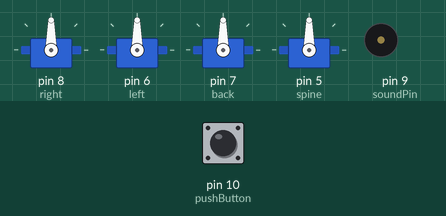
This sketch was run on a simulated Arduino Uno, built with avr-gcc and run on an emulated ATmega328P. Shown: 4 × servo, buzzer (waves = sounding). Inputs (shaded band) come from the test bench; at power-on: pin 10 (pushButton) LOW. Random numbers use the default seed unless the sketch sets one.

Above: at 1.2 s.
1.3 s: pin 10 (pushButton) pulled HIGH for 1 s
At 1.8 s:
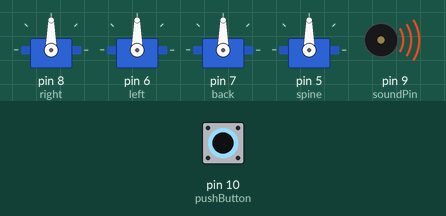
7.3 s: pin 10 (pushButton) pulled HIGH for 3.2 s
At 11.6 s:
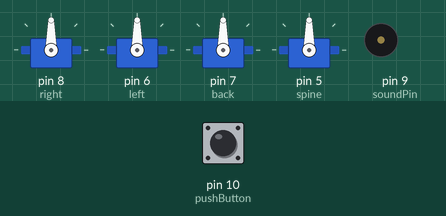
Timing chart, 0 to 13.1 s (numbered marks = the images above; inputs shaded):
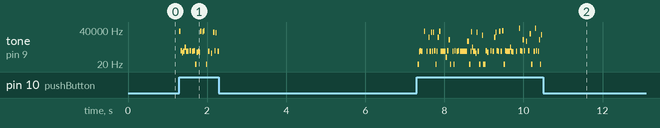

Measured:
- after the input at 1.3 s, tone on pin 9 (soundPin): plays 29440 Hz for 0.03 s, 388 Hz for 0.04 s, 256 Hz for 0.03 s, 338 Hz for 0.04 s, 848 Hz for 0.03 s, 338 Hz for 0.03 s … (25 notes in this stretch), starting at once
- after the input at 7.3 s, tone on pin 9 (soundPin): plays 7 Hz for 0.03 s, 294 Hz for 0.02 s, 390 Hz for 0.03 s, 356 Hz for 0.03 s, 28672 Hz for 0.03 s, 344 Hz for 0.02 s … (84 notes in this stretch), starting at once

The sketch:

full_1.ino
```cpp
// standging and sitting, pretty smooth
//perhaps a walking cycle


#include <Servo.h>      // include the servo library
#include "pitches.h"

int freqs[] = {
  18, 20, 40, 94, 220, 208, 233, 247, 262,
  277, 294, 311, 330, 331, 332, 333,
  330,331,332,333,334,335,336,337,338,339,
  340,341,342,343,344,34330,331,332,333,334,
  335,336,337,338,339,340,341,342,343,344,345,
  346,347,348,349,350,351,352,353,354,355,356,
  357,358,359,360,361,362,363,364,365,366,367,
  368,369,370,371,372,373,374,375,376,377,378,
  379,380,381,382,383,384,385,386,387,388,389,
  390,391,392,393,394};

#define pushButton 10
#define soundPin 9

long constant = 30000;
int notelength = 20;

Servo right;
Servo left;
Servo back;
Servo spine;

int angle = 90;
int backAngle = 70;
int limit = 45;
int spineAngle = 90;
int spineLimit = 45;

boolean start = true;
boolean offset = false;

int d = 250;

void setup() {
  Serial.begin(9600);       // initialize serial communications

  right.attach(8);
  left.attach(6);
  back.attach(7);
  spine.attach(5);

  pinMode(soundPin, OUTPUT);
  pinMode(pushButton, INPUT);

}

void loop()
{

  int buttonState = digitalRead(pushButton);
  if (buttonState == 1) {
    tone(soundPin, freqs[random(sizeof(freqs))], 40);
    delay(random(20, 40));
  }

  if (start) {
    left.write(90);
    right.write(90);
    back.write(90);
    start = false;
  }

  if ( Serial.available()) {
    char ch = Serial.read();

    switch(ch) {

    case 'w':
      if (angle < angle + limit) {
        angle += 10;
        writeServo(left, angle);
        writeServo(right, 180-angle);
      }
      break;

    case 's':
      if (angle > limit) {
        angle -= 10;
        writeServo(left, angle);
        writeServo(right, 180-angle);
      }
      break;

    case 'd':
      if(backAngle < backAngle + limit) {
        backAngle += 10;
        writeServo(back, backAngle);
      }
      break;

    case 'f':
      if (backAngle > limit) {
        backAngle -= 10;
        writeServo(back, backAngle);
      }
      break;

    case 'e':
      Serial.println("walk");
      walk(left);
      delay(40);
      walk(right);
      break;
    case 'r':
      Serial.println("two");
      twoWalk(right, left);
      break;
    case 't':
      Serial.println("2");
      twoWalk2(right, left);
      break;
    case 'k':
      if (spineAngle < spineAngle + spineLimit) {
        spineAngle += 4;
        writeServo(spine, spineAngle);
      }
      break;
    case 'l':
      if (spineAngle > spineAngle - spineLimit) {
        spineAngle -= 4;
        writeServo(spine, spineAngle);
      }
      break;
    }
  }
}

void writeServo(Servo _s, int _a) {
  Servo s = _s;
  int a = _a;
  s.write(a);
  delay(10);
}

void walk(Servo _s) {
  Servo s = _s  ;
  //delay between servo moves
  int d = 10;
  int r = 4;
  int t = 10;

  for (int i = 1; i < t; i++) {
    angle += r;
    s.write(angle);
    delay(d);
  }
  for (int i = 1; i < t; i++) {
    angle -= r;
    s.write(angle);
    delay(d);
  }
}

void twoWalk(Servo _r, Servo _l) {
  int d = 20;
  int r = 3;
  int t = 8;
  int w = 50;

  Servo right = _r;
  Servo left = _l;

  for (int i = 1; i < t; i++) {
    angle += r;
    right.write(180-angle);
    delay(d);
  }
  angle = angle - r*t;
  delay(w);
  for (int i = 1; i < t; i++) {
    angle += r;
    left.write(angle);
    delay(d);
  }
  angle = angle - r*t;
  delay(w);
  for (int i = 1; i < t; i++) {
    angle -= r;
    right.write(180-angle);
    delay(d);
  }
  angle = angle + r*t;
  delay(w);
  for (int i = 1; i < t; i++) {
    angle -= r;
    left.write(angle);
    delay(d);
  }
  angle = angle + r*t;
  delay(w);

}

void twoWalk2(Servo _r, Servo _l) {
  int d = 20;
  int r = 3;
  int t = 8;
  int w = 50;

  Servo right = _r;
  Servo left = _l;

  for (int i = 1; i < t; i++) {
    angle -= r;
    right.write(180-angle);
    delay(d);
  }
  angle = angle + r*t;
  delay(w);
  for (int i = 1; i < t; i++) {
    angle -= r;
    left.write(angle);
    delay(d);
  }
  angle = angle + r*t;
  delay(w);

  for (int i = 1; i < t; i++) {
    angle += r;
    right.write(180-angle);
    delay(d);
  }
  angle = angle - r*t;
  delay(w);
  for (int i = 1; i < t; i++) {
    angle += r;
    left.write(angle);
    delay(d);
  }
  angle = angle - r*t;
  delay(w);
}
```

pitches.h
```cpp
/*************************************************
* Public Constants
*************************************************/

/*************************************************
* Public Constants
*************************************************/

 #define NOTE_B0  31
 #define NOTE_C1  33
 #define NOTE_CS1 35
 #define NOTE_D1  37
 #define NOTE_DS1 39
 #define NOTE_E1  41
 #define NOTE_F1  44
 #define NOTE_FS1 46
 #define NOTE_G1  49
 #define NOTE_GS1 52
 #define NOTE_A1  55
 #define NOTE_AS1 58
 #define NOTE_B1  62
 #define NOTE_C2  65
 #define NOTE_CS2 69
 #define NOTE_D2  73
 #define NOTE_DS2 78
 #define NOTE_E2  82
 #define NOTE_F2  87
 #define NOTE_FS2 93
 #define NOTE_G2  98
 #define NOTE_GS2 104
 #define NOTE_A2  110
 #define NOTE_AS2 117
 #define NOTE_B2  123
 #define NOTE_C3  131
 #define NOTE_CS3 139
 #define NOTE_D3  147
 #define NOTE_DS3 156
 #define NOTE_E3  165
 #define NOTE_F3  175
 #define NOTE_FS3 185
 #define NOTE_G3  196
 #define NOTE_GS3 208
 #define NOTE_A3  220
 #define NOTE_AS3 233
 #define NOTE_B3  247
 #define NOTE_C4  262
 #define NOTE_CS4 277
 #define NOTE_D4  294
 #define NOTE_DS4 311
 #define NOTE_E4  330
 #define NOTE_F4  349
 #define NOTE_FS4 370
 #define NOTE_G4  392
 #define NOTE_GS4 415
 #define NOTE_A4  440
 #define NOTE_AS4 466
 #define NOTE_B4  494
 #define NOTE_C5  523
 #define NOTE_CS5 554
 #define NOTE_D5  587
 #define NOTE_DS5 622
 #define NOTE_E5  659
 #define NOTE_F5  698
 #define NOTE_FS5 740
 #define NOTE_G5  784
 #define NOTE_GS5 831
 #define NOTE_A5  880
 #define NOTE_AS5 932
 #define NOTE_B5  988
 #define NOTE_C6  1047
 #define NOTE_CS6 1109
 #define NOTE_D6  1175
 #define NOTE_DS6 1245
 #define NOTE_E6  1319
 #define NOTE_F6  1397
 #define NOTE_FS6 1480
 #define NOTE_G6  1568
 #define NOTE_GS6 1661
 #define NOTE_A6  1760
 #define NOTE_AS6 1865
 #define NOTE_B6  1976
 #define NOTE_C7  2093
 #define NOTE_CS7 2217
 #define NOTE_D7  2349
 #define NOTE_DS7 2489
 #define NOTE_E7  2637
 #define NOTE_F7  2794
 #define NOTE_FS7 2960
 #define NOTE_G7  3136
 #define NOTE_GS7 3322
 #define NOTE_A7  3520
 #define NOTE_AS7 3729
 #define NOTE_B7  3951
 #define NOTE_C8  4186
 #define NOTE_CS8 4435
 #define NOTE_D8  4699
```
